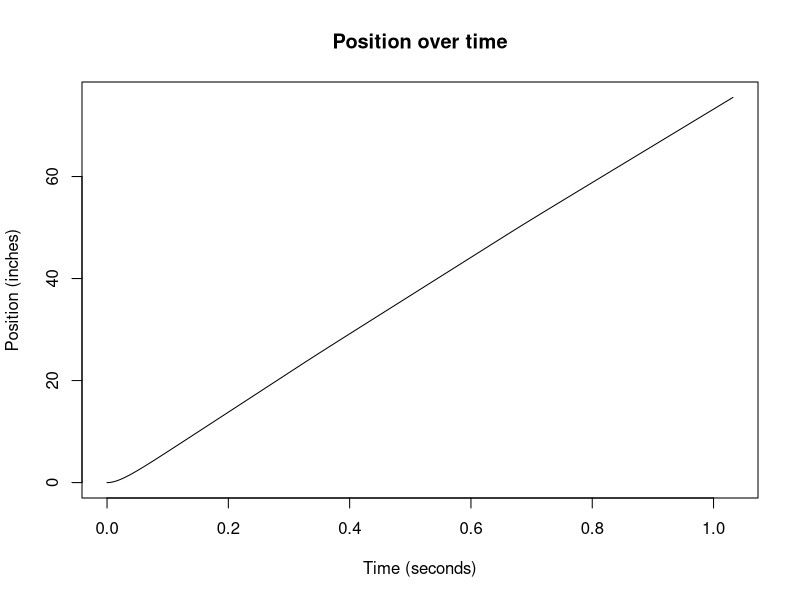
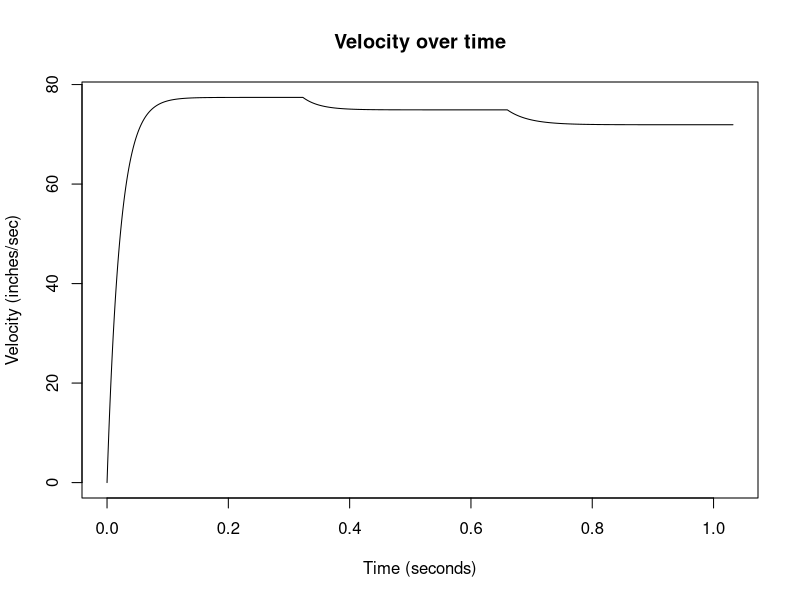
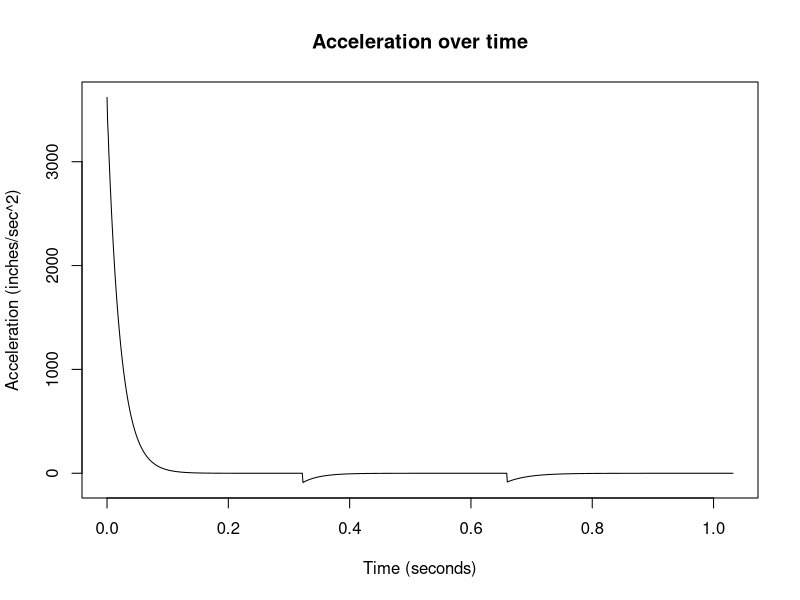
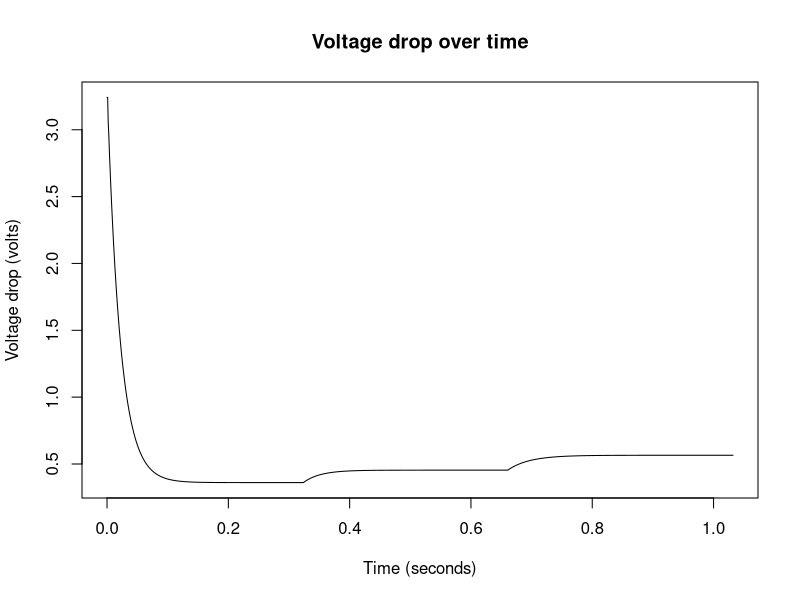
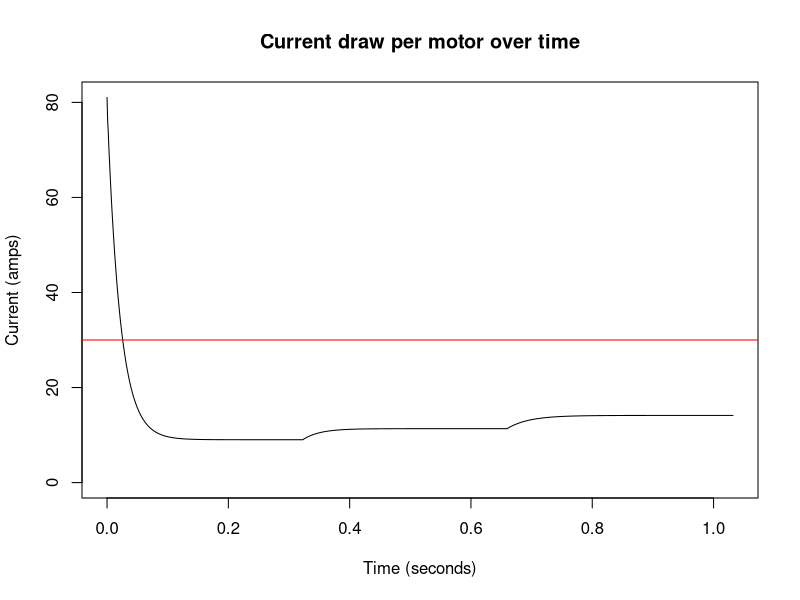

These charts were generated, in order, by the following R code:
motors <- data.frame("Redline"=c(18730,.71, 134,.7, 347,  .8,  433.75),
                     "BAG"=c(13180,.43, 53, 1.8,149,  .71, 209.86),
                     "CIM"=c(5330, 2.41,131,2.7,337.81,2.82,119.79),
                     "MiniCIM"=c(5840, 1.41,89, 3,  215,   2.16,99.54),
                     row.names = c("Free Speed (RPM)","Stall Torque (Nm)","Stall Current (Amp)","Free Current (Amp)","Power (W)","Weight (lb)", "Ratio (W/lb)")
)

nmToInLb <- 8.85074579
gsToInchPerSecSquared <- 386.09

#All units are inches, pounds, and seconds
modelThreeStageContinuous <- function(motor, numMotors, gearing, pulleyDiameter, robotResistance, velEfficiency, torqueEfficiency, 
                                      staticFriction, carriageWeight, carriageRun, smallStageWeight, smallStageRun, mediumStageWeight,
                                      mediumStageRun, deltaTime=0.001, startHeight = 0, sourceVoltage = 12) {
  motorForce <- motors["Stall Torque (Nm)", motor]*nmToInLb*numMotors*gearing*torqueEfficiency/(pulleyDiameter/2) #pound force
  motorResistance <- 12/motors["Stall Current (Amp)", motor] #ohms
  voltage = sourceVoltage/(1+numMotors*(robotResistance/motorResistance))
  twelveVoltSpeed <- motors["Free Speed (RPM)", motor]/60/gearing*pi*pulleyDiameter*velEfficiency #Inches/sec
  kV <- 12/twelveVoltSpeed #volts/(inch/sec)
  weights <- c(carriageWeight, carriageWeight + smallStageWeight, carriageWeight + smallStageWeight + mediumStageWeight) #pound mass
  constantForces <- weights+staticFriction #pound force
  constantVoltages <- 12*(constantForces/motorForce) #Volts
  maxAccels <- motorForce/weights*gsToInchPerSecSquared #Inches/sec^2, F = ma -> a = F/m
  kAs <- 12/maxAccels # volts(inch/(sec^2))
  heights <- c(carriageRun, carriageRun+smallStageRun, carriageRun+smallStageRun+mediumStageRun) #feet
  
  #Lookup functions
  lookupKa <- function(pos){
    if (pos < heights[1]){
      return(kAs[1])
    } else{
      if (pos < heights[2]){
        return(kAs[2])
      } else {
        return(kAs[3])
      }
    }
  }
  lookupConstantVoltage <- function(pos){
    if (pos < heights[1]){
      return(constantVoltages[1])
    } else{
      if (pos < heights[2]){
        return(constantVoltages[2])
      } else {
        return(constantVoltages[3])
      }
    }
  }
  
  #Load in starting values
  output <- data.frame("time"=0,"pos"=startHeight,"vel"=0, "constantVoltage"=lookupConstantVoltage(startHeight), "velVoltage"=0,
                       "accelVoltage"=(voltage-lookupConstantVoltage(startHeight)), "accel"=(voltage-lookupConstantVoltage(startHeight))/lookupKa(startHeight),
                       "current"=voltage/motorResistance, "voltage"=voltage)
  count <- 1
  
  #Exit if we're at the top, if we're going down, or if it's been a minute
  while(output$pos[count] < heights[3] & output$pos[count] >= 0 & output$time[count] < 60){
    newVoltage <- sourceVoltage - output$current[count]*numMotors*robotResistance
    newTime <- output$time[count] + deltaTime
    newPos <- output$pos[count] + deltaTime*output$vel[count]
    newVel <- output$vel[count] + deltaTime*output$accel[count]
    newConstantVoltage <- lookupConstantVoltage(newPos)
    newVelVoltage <- kV*newVel
    newAccelVoltage <- newVoltage - newConstantVoltage - newVelVoltage
    newAccel <- newAccelVoltage/lookupKa(newPos)
    newCurrent <- abs(newConstantVoltage+newAccelVoltage)/motorResistance
    count <- count+1
    output[count,] <- c(newTime, newPos, newVel, newConstantVoltage, newVelVoltage, newAccelVoltage, newAccel, newCurrent ,newVoltage)
  }
  
  if(output$pos[count] < 0){
    print("Not enough torque to move!")
  } else {
    if (output$time[count] >= 60){
      print("Took over a minute, timed out.")
    } else {
      print(paste("Took",round(output$time[length(output$time)], 1-log(deltaTime, 10)),"seconds to go to the top."))
    }
  }
  return(output)
}

v = 10.5
output <- modelThreeStageContinuous("Redline", numMotors=2, gearing=20, 2.2560, 0.02, 0.9,0.9,2,11.5,23.25,3.484,25.375,4.168,26.875, sourceVoltage = v)
plot(output$time, output$pos, xlab="Time (seconds)", ylab="Position (inches)", main="Position over time", t="l")
plot(output$time, output$vel, xlab="Time (seconds)", ylab="Velocity (inches/sec)", main="Velocity over time", t="l")
plot(output$time, output$accel, xlab="Time (seconds)", ylab="Acceleration (inches/sec^2)", main="Acceleration over time", ylim=c(min(0,output$accel),max(output$accel)), t="l")
plot(output$time, v-output$voltage, xlab="Time (seconds)", ylab="Voltage drop (volts)", main="Voltage drop over time", t="l")
plot(output$time, output$current, xlab="Time (seconds)", ylab="Current (amps)", main="Current draw per motor over time", ylim=c(0,max(output$current)), t="l")
abline(30,0,col="red")